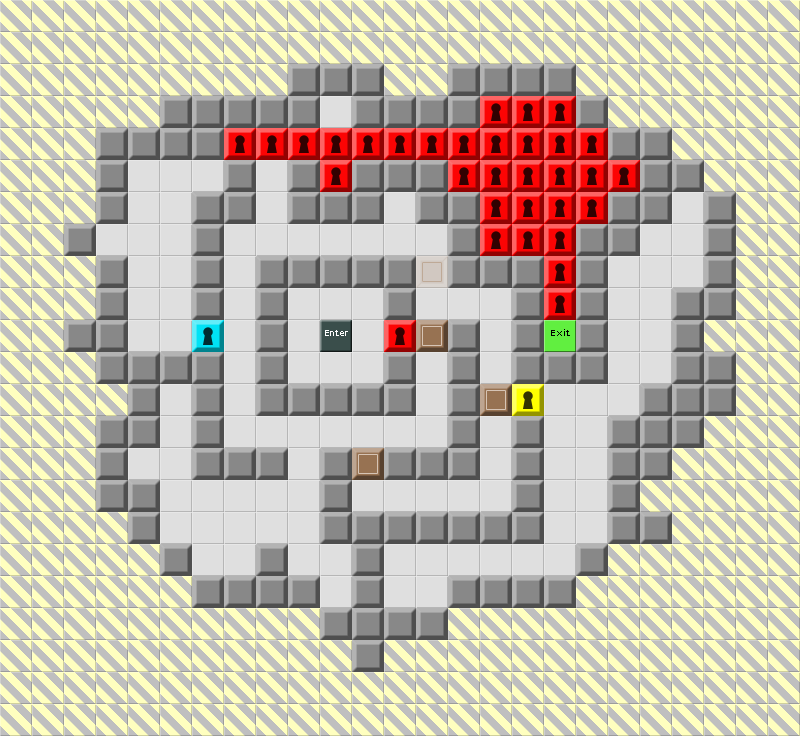

Rendered tile map (Tiled .tmx) drawn with the repository's tilesets; below, a short description and the map source with its tile grids summarised:
An orthogonal 25x23 tile map with 32x32 px tiles, 1 tile layer (Map) and 25 objects.

<map version="1.0" orientation="orthogonal" width="25" height="23" tilewidth="32" tileheight="32">
 <tileset firstgid="1" source="devgraphics.tsx" />
 <layer name="Map" width="25" height="23">
  <data>[575 cells, 575 non-empty, 10 distinct tile ids]</data>
 </layer>
 <objectgroup name="Enemies" width="25" height="23">
  <object gid="27" x="480" y="320" />
  <object gid="27" x="416" y="384" />
  <object gid="9" x="480" y="352">
   <properties>
    <property name="direction" value="left" />
   </properties>
  </object>
 </objectgroup>
 <objectgroup name="Items" width="25" height="23">
  <object gid="4" x="128" y="256" />
  <object gid="52" x="224" y="448" />
  <object gid="51" x="480" y="384" />
  <object gid="22" x="544" y="480" />
  <object gid="22" x="480" y="512" />
  <object gid="22" x="192" y="192" />
  <object gid="22" x="160" y="192" />
  <object gid="22" x="128" y="192" />
  <object gid="22" x="384" y="224" />
  <object gid="22" x="256" y="224" />
  <object gid="22" x="640" y="384" />
  <object gid="22" x="288" y="384" />
  <object gid="22" x="480" y="576" />
  <object gid="22" x="256" y="544" />
  <object gid="22" x="96" y="256" />
  <object gid="22" x="128" y="480" />
  <object gid="22" x="160" y="416" />
  <object gid="22" x="672" y="224" />
  <object gid="22" x="640" y="256" />
  <object gid="34" x="480" y="448" />
  <object gid="22" x="320" y="128" />
  <object gid="8" x="352" y="320">
   <properties>
    <property name="Text" value="This room was designed to kill anyone who might try to escape.\nYou were supposed to stay in that cell, so..." />
   </properties>
  </object>
 </objectgroup>
 <objectgroup name="Tools" width="25" height="23" />
 <objectgroup name="Parameters" width="25" height="23">
  <properties>
   <property name="tileset" value="dungeon" />
   <property name="time" value="500" />
   <property name="wrapAround" value="false" />
  </properties>
 </objectgroup>
</map>
